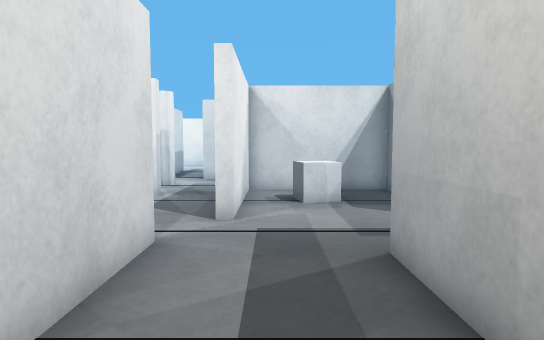
View 1 (above)

24 first-person views from a walk through a robot-simulator world made for Webots. The camera is 0.86 m above the floor, tilts 4° down and sees 75° across. The floor is counted in squares, 0.5 m on a side. Each view is taken from the middle of a square. On the plan, view 1 faces up. The plan holds only what a view shows up to about 17 squares ahead; the rest is blank. The place goes on beyond the plan. Robots are left out.

View 2
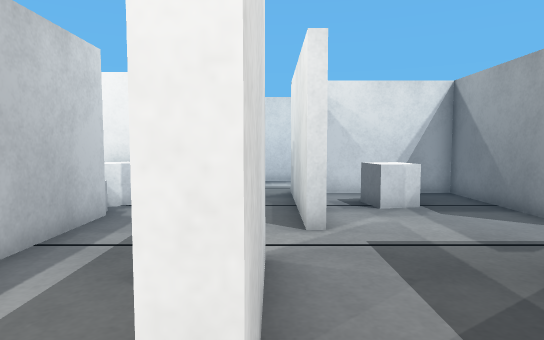

View 3
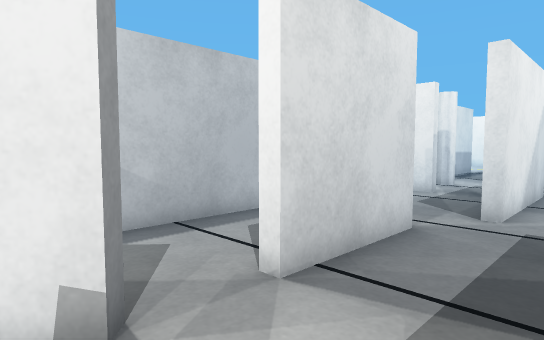

View 4
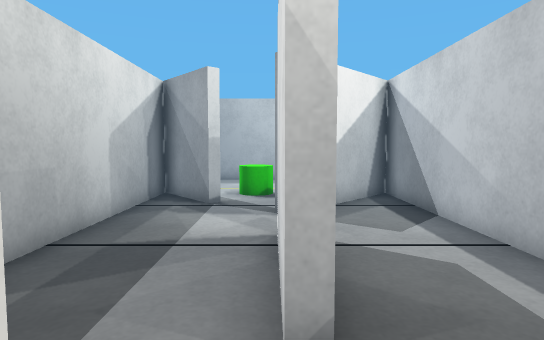

View 5
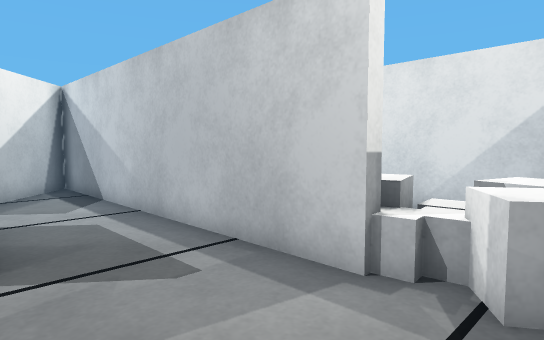

View 6
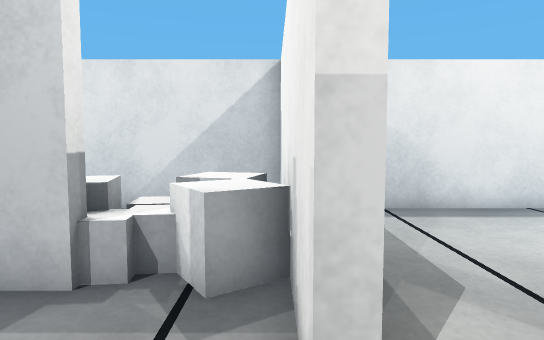

View 7
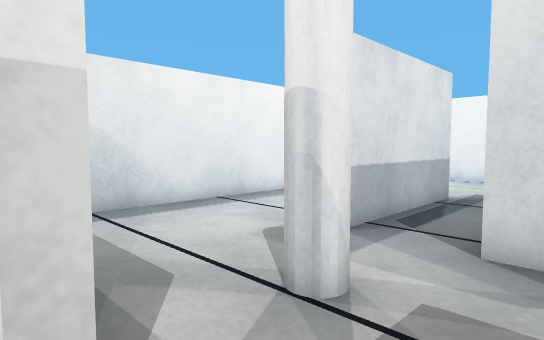

View 8
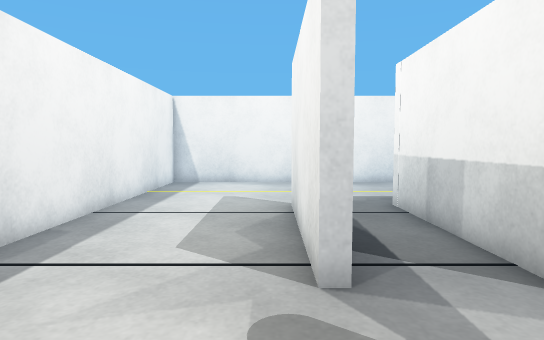

View 9
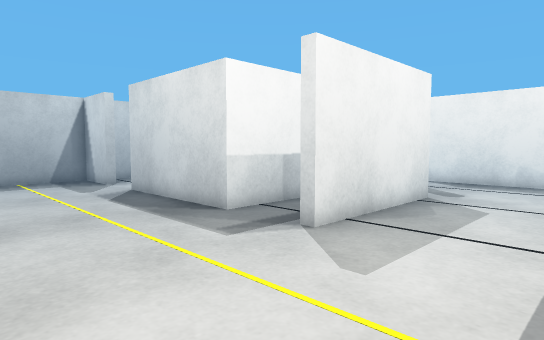

View 10
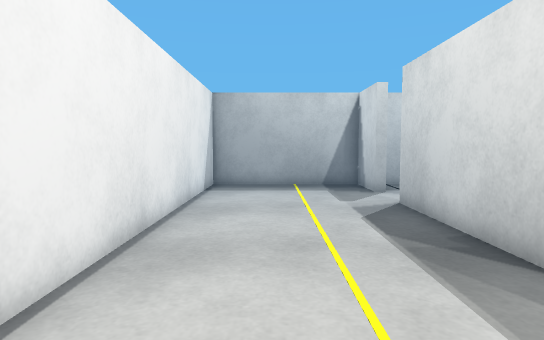

View 11
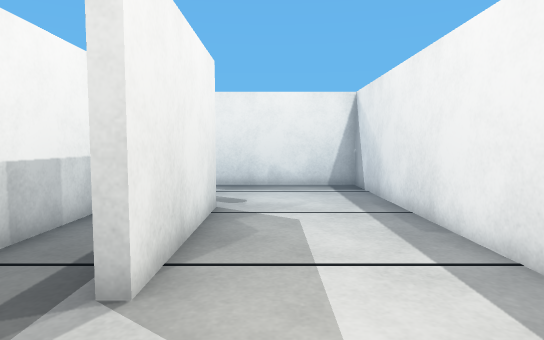

View 12
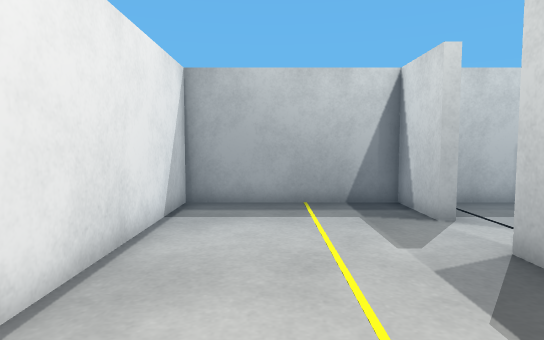

View 13
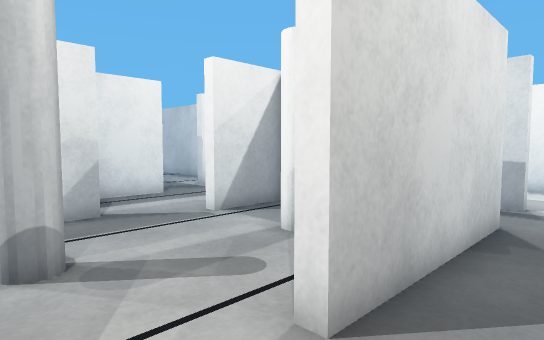

View 14
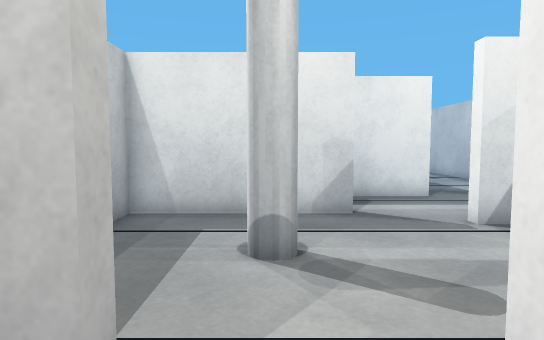

View 15
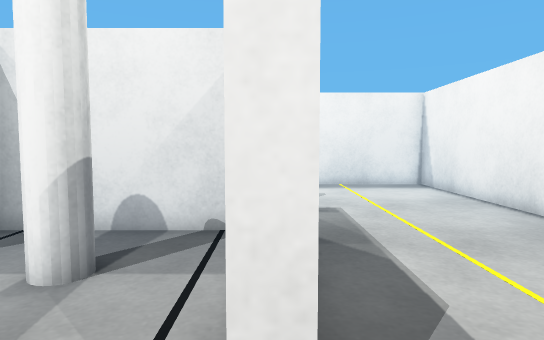

View 16
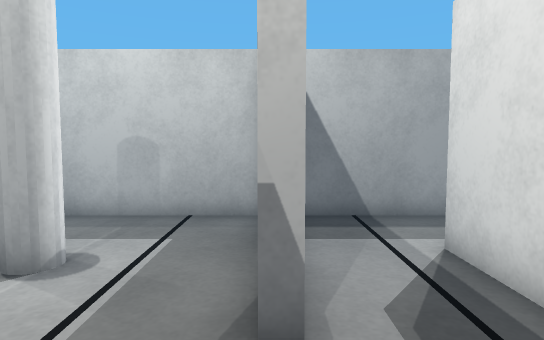

View 17
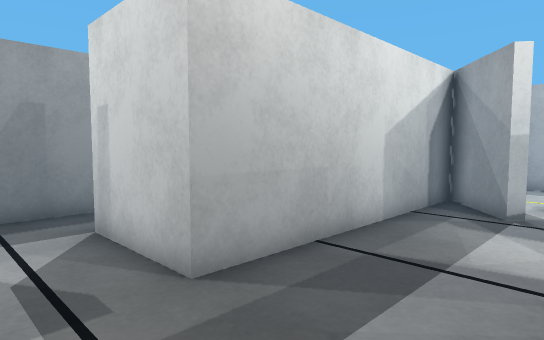

View 18
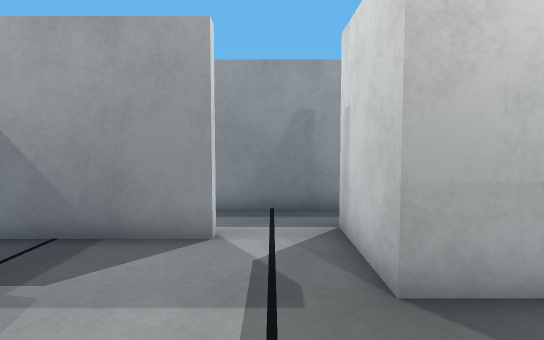

View 19
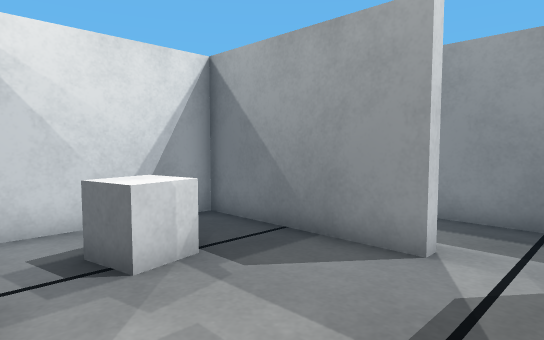

View 20
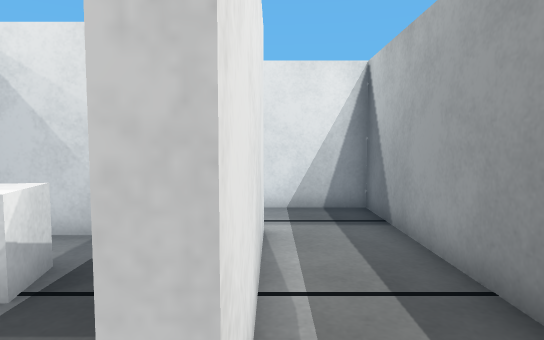

View 21
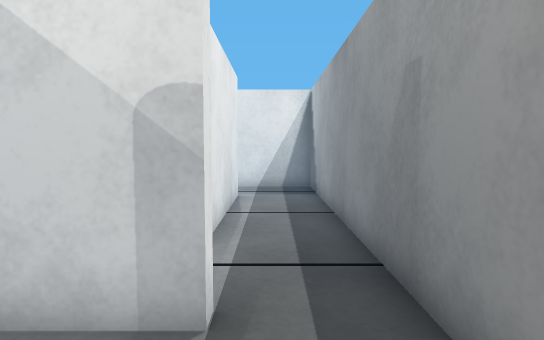

View 22
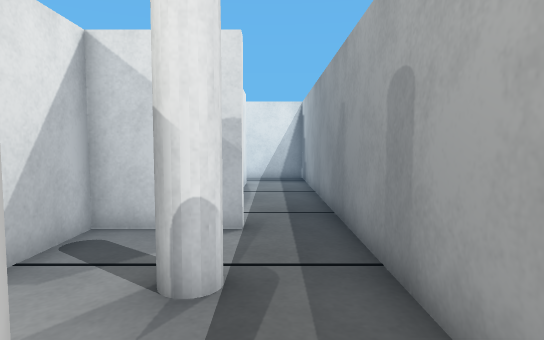

View 23
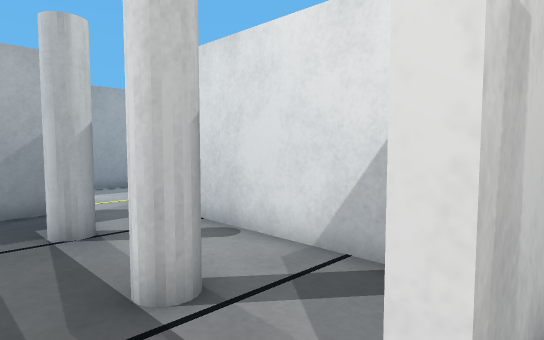

View 24
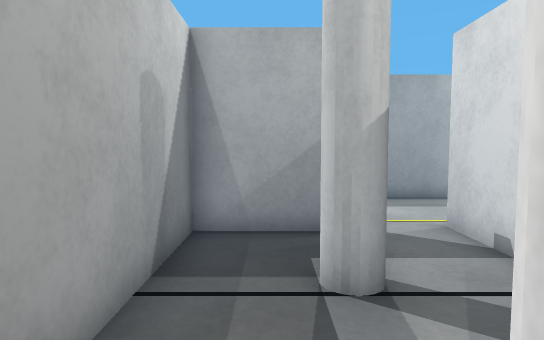

### Floor plan
Ten units are one square. View 1 is at (0, 0); x grows to the right and y downward. Boxes are objects, and circles mark ways between rooms. Rooms are numbered by the first view taken in them; rooms with no view inside come last. Other rooms are left out.
<svg viewBox="-121 -311 202 361">
<path fill="none" stroke="#000" d="M-26 -62 -21 -62 -21 -22 -25 -22M-24 -4 -21 -1 -27 7M44 -81 44 -137 -9 -137 -9 -81 -13 -81 -13 -96M-5 17 -1 14 19 38M-61 -96 -61 37M19 21 19 -56 35 -56M-50 25 -36 10M-61 -242 -61 -182 -64 -182 -64 -242 -61 -242M-35 -185 -35 -242 25 -242 25 -238M-10 -180 -35 -180M50 -238 50 -242 76 -242 76 -306 -116 -306 -116 -126 -40 -126 -40 -122M-13 -116 -13 -141M19 -166 19 -171 76 -171 76 -230M-13 -141 48 -141 48 -81 44 -81M-31 -231 -31 -184 -5 -184 -5 -179M35 -56 54 -56 54 -52M76 -45 76 -167 45 -167M48 40 76 40 76 -45M54 -52 23 -52 23 45M-40 -122 -64 -122M-13 -96 -13 -116"/>
<rect x="5" y="-125" width="20" height="20" fill="#bbb"><title>white box</title></rect>
<rect x="-55" y="-165" width="20" height="20" fill="#bbb"><title>white pole</title></rect>
<rect x="-15" y="-225" width="20" height="20" fill="#bbb"><title>white pole</title></rect>
<rect x="35" y="-215" width="10" height="20" fill="#bbb"><title>white pole</title></rect>
<rect x="45" y="5" width="10" height="20" fill="#bbb"><title>white pole</title></rect>
<rect x="45" y="-35" width="10" height="20" fill="#bbb"><title>white pole</title></rect>
<rect x="-75" y="-105" width="20" height="20" fill="#bbb"><title>white box</title></rect>
<rect x="-65" y="-115" width="10" height="10" fill="#bbb"><title>white box</title></rect>
<circle cx="45" cy="-70" r="3" fill="#2a7"/>
<circle cx="-35" cy="-90" r="3" fill="#2a7"/>
<circle cx="-10" cy="-160" r="3" fill="#2a7"/>
<circle cx="35" cy="-240" r="3" fill="#2a7"/>
<circle cx="-25" cy="-125" r="3" fill="#2a7"/>
<circle cx="65" cy="-55" r="3" fill="#2a7"/>
<text x="-10" y="-50">1</text>
<text x="-40" y="-230">2</text>
<text x="40" y="-180">3</text>
<text x="50" y="0">4</text>
<text x="-40" y="-110">5</text>
</svg>
Room 1 opens to room 3. Room 1 opens to room 5. Room 2 opens to room 3. Room 2 opens to room 5. Room 3 opens to room 4.

Where each view was taken, in squares from view 1:
view 1: 0 up, 0 right, facing up
view 2: 1 up, 2 left, facing up
view 3: 1 down, 1 right, facing up-left
view 4: 9 up, 2 left, facing down
view 5: 12 up, 2 left, facing down-left
view 6: 12 up, 2 left, facing left
view 7: 12 up, 2 left, facing up-left
view 8: 14 up, 7 left, facing up
view 9: 30 up, 11 left, facing down-right
view 10: 28 up, 8 left, facing right
view 11: 28 up, 8 left, facing down
view 12: 28 up, 3 left, facing right
view 13: 26 up, 5 right, facing down-left
view 14: 26 up, 4 right, facing down
view 15: 24 up, 4 right, facing left
view 16: 17 up, 1 left, facing right
view 17: 8 up, 2 left, facing down-right
view 18: 7 up, 2 left, facing right
view 19: 6 up, 1 left, facing up-right
view 20: 7 up, 5 right, facing up
view 21: 2 up, 6 right, facing up
view 22: 2 down, 6 right, facing up
view 23: 6 up, 7 right, facing down-left
view 24: 3 up, 6 right, facing down
